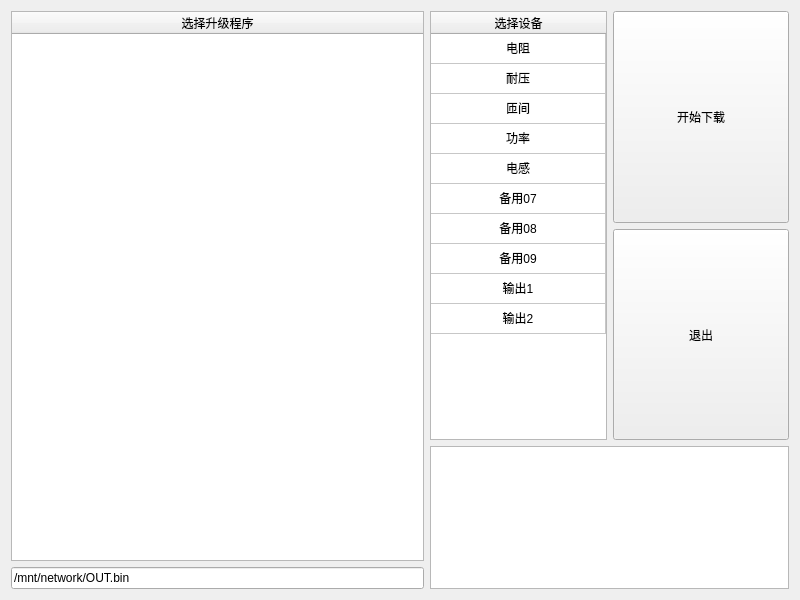
<?xml version="1.0" encoding="UTF-8"?>
<ui version="4.0">
 <class>CWinLoader</class>
 <widget class="QWidget" name="CWinLoader">
  <property name="geometry">
   <rect>
    <x>0</x>
    <y>0</y>
    <width>800</width>
    <height>600</height>
   </rect>
  </property>
  <property name="windowTitle">
   <string>Form</string>
  </property>
  <layout class="QHBoxLayout" name="horizontalLayout_2" stretch="3,0">
   <item>
    <widget class="QWidget" name="widget_2" native="true">
     <layout class="QVBoxLayout" name="verticalLayout_2">
      <property name="leftMargin">
       <number>0</number>
      </property>
      <property name="topMargin">
       <number>0</number>
      </property>
      <property name="rightMargin">
       <number>0</number>
      </property>
      <property name="bottomMargin">
       <number>0</number>
      </property>
      <item>
       <widget class="QTableWidget" name="tabSoftware">
        <property name="selectionMode">
         <enum>QAbstractItemView::SingleSelection</enum>
        </property>
        <attribute name="horizontalHeaderStretchLastSection">
         <bool>true</bool>
        </attribute>
        <column>
         <property name="text">
          <string>选择升级程序</string>
         </property>
        </column>
       </widget>
      </item>
      <item>
       <widget class="QLineEdit" name="textFile">
        <property name="text">
         <string>/mnt/network/OUT.bin</string>
        </property>
       </widget>
      </item>
     </layout>
    </widget>
   </item>
   <item>
    <widget class="QWidget" name="widget_4" native="true">
     <layout class="QVBoxLayout" name="verticalLayout_3" stretch="3,1">
      <property name="leftMargin">
       <number>0</number>
      </property>
      <property name="topMargin">
       <number>0</number>
      </property>
      <property name="rightMargin">
       <number>0</number>
      </property>
      <property name="bottomMargin">
       <number>0</number>
      </property>
      <item>
       <widget class="QWidget" name="widget_3" native="true">
        <layout class="QHBoxLayout" name="horizontalLayout" stretch="1,1">
         <property name="leftMargin">
          <number>0</number>
         </property>
         <property name="topMargin">
          <number>0</number>
         </property>
         <property name="rightMargin">
          <number>0</number>
         </property>
         <property name="bottomMargin">
          <number>0</number>
         </property>
         <item>
          <widget class="QTableWidget" name="tabDevice">
           <property name="editTriggers">
            <set>QAbstractItemView::NoEditTriggers</set>
           </property>
           <property name="selectionMode">
            <enum>QAbstractItemView::SingleSelection</enum>
           </property>
           <property name="textElideMode">
            <enum>Qt::ElideMiddle</enum>
           </property>
           <attribute name="horizontalHeaderStretchLastSection">
            <bool>true</bool>
           </attribute>
           <attribute name="verticalHeaderVisible">
            <bool>false</bool>
           </attribute>
           <row>
            <property name="text">
             <string>1</string>
            </property>
           </row>
           <row>
            <property name="text">
             <string>2</string>
            </property>
           </row>
           <row>
            <property name="text">
             <string>3</string>
            </property>
           </row>
           <row>
            <property name="text">
             <string>4</string>
            </property>
           </row>
           <row>
            <property name="text">
             <string>5</string>
            </property>
           </row>
           <row>
            <property name="text">
             <string>6</string>
            </property>
           </row>
           <row>
            <property name="text">
             <string>7</string>
            </property>
           </row>
           <row>
            <property name="text">
             <string>8</string>
            </property>
           </row>
           <row>
            <property name="text">
             <string>13</string>
            </property>
           </row>
           <row>
            <property name="text">
             <string>14</string>
            </property>
           </row>
           <column>
            <property name="text">
             <string>选择设备</string>
            </property>
           </column>
           <item row="0" column="0">
            <property name="text">
             <string>电阻</string>
            </property>
            <property name="textAlignment">
             <set>AlignCenter</set>
            </property>
           </item>
           <item row="1" column="0">
            <property name="text">
             <string>耐压</string>
            </property>
            <property name="textAlignment">
             <set>AlignCenter</set>
            </property>
           </item>
           <item row="2" column="0">
            <property name="text">
             <string>匝间</string>
            </property>
            <property name="textAlignment">
             <set>AlignCenter</set>
            </property>
           </item>
           <item row="3" column="0">
            <property name="text">
             <string>功率</string>
            </property>
            <property name="textAlignment">
             <set>AlignCenter</set>
            </property>
           </item>
           <item row="4" column="0">
            <property name="text">
             <string>电感</string>
            </property>
            <property name="textAlignment">
             <set>AlignCenter</set>
            </property>
           </item>
           <item row="5" column="0">
            <property name="text">
             <string>备用07</string>
            </property>
            <property name="textAlignment">
             <set>AlignCenter</set>
            </property>
           </item>
           <item row="6" column="0">
            <property name="text">
             <string>备用08</string>
            </property>
            <property name="textAlignment">
             <set>AlignCenter</set>
            </property>
           </item>
           <item row="7" column="0">
            <property name="text">
             <string>备用09</string>
            </property>
            <property name="textAlignment">
             <set>AlignCenter</set>
            </property>
           </item>
           <item row="8" column="0">
            <property name="text">
             <string>输出1</string>
            </property>
            <property name="textAlignment">
             <set>AlignCenter</set>
            </property>
           </item>
           <item row="9" column="0">
            <property name="text">
             <string>输出2</string>
            </property>
            <property name="textAlignment">
             <set>AlignCenter</set>
            </property>
           </item>
          </widget>
         </item>
         <item>
          <widget class="QWidget" name="widget" native="true">
           <layout class="QVBoxLayout" name="verticalLayout">
            <property name="leftMargin">
             <number>0</number>
            </property>
            <property name="topMargin">
             <number>0</number>
            </property>
            <property name="rightMargin">
             <number>0</number>
            </property>
            <property name="bottomMargin">
             <number>0</number>
            </property>
            <item>
             <widget class="QPushButton" name="KeyStart">
              <property name="sizePolicy">
               <sizepolicy hsizetype="Minimum" vsizetype="Expanding">
                <horstretch>0</horstretch>
                <verstretch>0</verstretch>
               </sizepolicy>
              </property>
              <property name="minimumSize">
               <size>
                <width>97</width>
                <height>0</height>
               </size>
              </property>
              <property name="text">
               <string>开始下载</string>
              </property>
             </widget>
            </item>
            <item>
             <widget class="QPushButton" name="KeyExit">
              <property name="sizePolicy">
               <sizepolicy hsizetype="Minimum" vsizetype="Expanding">
                <horstretch>0</horstretch>
                <verstretch>0</verstretch>
               </sizepolicy>
              </property>
              <property name="minimumSize">
               <size>
                <width>97</width>
                <height>0</height>
               </size>
              </property>
              <property name="text">
               <string>退出</string>
              </property>
             </widget>
            </item>
           </layout>
          </widget>
         </item>
        </layout>
       </widget>
      </item>
      <item>
       <widget class="QTextBrowser" name="textBrowser"/>
      </item>
     </layout>
    </widget>
   </item>
  </layout>
 </widget>
 <resources/>
 <connections/>
</ui>
